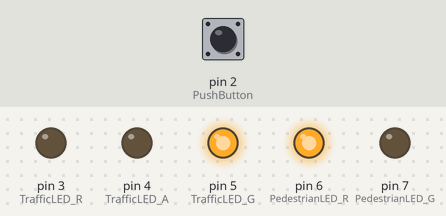
Bench run of a sketch on a simulated Arduino Uno, built with avr-gcc and run on an emulated ATmega328P. Shown: output pins drawn as LEDs (lit = HIGH). Inputs (shaded band) come from the test bench; at power-on: pin 2 (PushButton) HIGH.

Above: at 1.2 s.
1.3 s: pin 2 (PushButton) pulled LOW for 0.15 s
At 2.0 s:
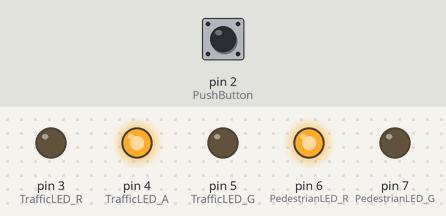
At 4.7 s:
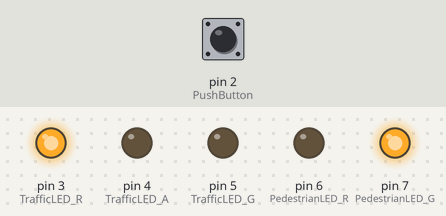
7.4 s: pin 2 (PushButton) pulled LOW for 1 s
At 10.1 s:
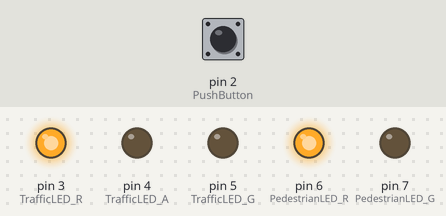
Timing chart, 0 to 16.8 s (numbered marks = the images above; inputs shaded):
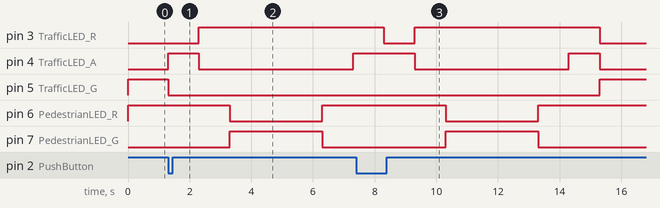

The sketch:

Arduino_TrafficLights_Level_2.ino
```cpp
/*
 * MOUDLE(S) : 4601ICBTMA | 4604ICBTEL
 * SKETCH    : Arduino Traffic Light System - Level 2
 * AUTHOR    : Liyanage Kalana Perera (www.linkedin.com/in/liyanagekalana)
 * DATE      : 2026.09.26
 *
 * REQUIRED LIBRARIES ->
 *                     >  None
 *
 * NOTES ->
 *        > This sketch will demonstrate how to build a Traffic Light System for level 2.
 *        > The required components are,
 *          > 2 x RED LED
 *          > 1 x AMBER LED
 *          > 2 x GREEN LED
 *          > 3 x 100 Ohms Resistors                ---(Brown|Black|Brown)---
 *          > 1 x Push Button
 *
 *        > This program will take the PB input and change the Traffic light state and Pedestrian light state.
 *        > Here we used "Variables" to define GPIO.
 *
 */
// Define "Global" Variables.
int PushButton = 2; // GPIO 2 is now called "PushButton"
int TrafficLED_R = 3; // GPIO 3 is now called "TrafficLED_R"
int TrafficLED_A = 4; // GPIO 4 is now called "TrafficLED_A"
int TrafficLED_G = 5; // GPIO 5 is now called "TrafficLED_G"
int PedestrianLED_R = 6; // GPIO 6 is now called "PedestrianLED_R"
int PedestrianLED_G = 7; // GPIO 7 is now called "PedestrianLED_G"

void setup()
{
  pinMode(PushButton,INPUT_PULLUP); // Connect PushButton to GPIO 2.Use "INPUT_PULLUP" for Internal Pullup.
  pinMode(TrafficLED_R,OUTPUT); // Connect TrafficLED_R LED to GPIO 3.
  pinMode(TrafficLED_A,OUTPUT); // Connect TrafficLED_A LED to GPIO 4.
  pinMode(TrafficLED_G,OUTPUT); // Connect TrafficLED_G LED to GPIO 5.
  pinMode(PedestrianLED_R,OUTPUT); // Connect PedestrianLED_R LED to GPIO 6.
  pinMode(PedestrianLED_G,OUTPUT); // Connect PedestrianLED_G LED to GPIO 7.
}

void loop()
{
  // This section is written based on "TrafficLightSequence.png" image available on the "Practical Session 3" folder.
  // Checking the status of the PushButton. If the PushButton is pressed..Then...
  if(digitalRead(PushButton)!=1)
  {
    // RED LED = OFF | AMBER LED = ON | GREEN LED = OFF
    digitalWrite(TrafficLED_R,LOW);
    digitalWrite(TrafficLED_A,HIGH);
    digitalWrite(TrafficLED_G,LOW);
    // RED LED = ON | GREEN LED = OFF
    digitalWrite(PedestrianLED_R,HIGH);
    digitalWrite(PedestrianLED_G,LOW);
    delay(1000);
    // RED LED = ON | AMBER LED = OFF | GREEN LED = OFF
    digitalWrite(TrafficLED_R,HIGH);
    digitalWrite(TrafficLED_A,LOW);
    digitalWrite(TrafficLED_G,LOW);
    // RED LED = ON | GREEN LED = OFF
    digitalWrite(PedestrianLED_R,HIGH);
    digitalWrite(PedestrianLED_G,LOW);
    delay(1000);
    // RED LED = OFF | GREEN LED = ON
    digitalWrite(PedestrianLED_R,LOW);
    digitalWrite(PedestrianLED_G,HIGH);
    delay(3000); // Adjust the delay accordingly.
    // RED LED = ON | GREEN LED = OFF
    digitalWrite(PedestrianLED_R,HIGH);
    digitalWrite(PedestrianLED_G,LOW);
    delay(1000);
    // RED LED = ON | AMBER LED = ON | GREEN LED = OFF
    digitalWrite(TrafficLED_R,HIGH);
    digitalWrite(TrafficLED_A,HIGH);
    digitalWrite(TrafficLED_G,LOW);
    // RED LED = ON | GREEN LED = OFF
    digitalWrite(PedestrianLED_R,HIGH);
    digitalWrite(PedestrianLED_G,LOW);
    delay(1000);
  }else
  {
    // RED LED = OFF | AMBER LED = OFF | GREEN LED = ON
    digitalWrite(TrafficLED_R,LOW);
    digitalWrite(TrafficLED_A,LOW);
    digitalWrite(TrafficLED_G,HIGH);
    // RED LED = ON | GREEN LED = OFF
    digitalWrite(PedestrianLED_R,HIGH);
    digitalWrite(PedestrianLED_G,LOW);
    delay(100);
  }
}
```

Measured:
- after the input at 1.3 s, pin 3 (TrafficLED_R): LOW → HIGH after 1.0 s; pin 4 (TrafficLED_A): LOW → HIGH at once, → LOW 1.0 s later, → HIGH 5.0 s later; pin 5 (TrafficLED_G): HIGH → LOW at once; pin 6 (PedestrianLED_R): HIGH → LOW after 2.0 s, → HIGH 3.0 s later; pin 7 (PedestrianLED_G): LOW → HIGH after 2.0 s, → LOW 3.0 s later
- after the input at 7.4 s, pin 4 (TrafficLED_A): HIGH → LOW after 1.9 s instead of 0.90 s; pin 5 (TrafficLED_G): LOW → HIGH after 7.9 s instead of 0.90 s; pin 6 (PedestrianLED_R): HIGH → LOW after 2.9 s, → HIGH 3.0 s later; pin 7 (PedestrianLED_G): LOW → HIGH after 2.9 s, → LOW 3.0 s later
